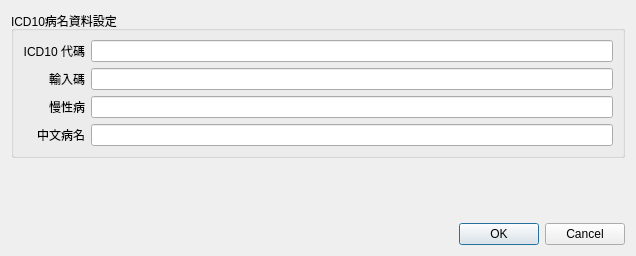
<?xml version="1.0" encoding="UTF-8"?>
<ui version="4.0">
 <class>Dialog_edit_disease</class>
 <widget class="QDialog" name="Dialog_edit_disease">
  <property name="windowModality">
   <enum>Qt::NonModal</enum>
  </property>
  <property name="geometry">
   <rect>
    <x>0</x>
    <y>0</y>
    <width>636</width>
    <height>256</height>
   </rect>
  </property>
  <property name="sizePolicy">
   <sizepolicy hsizetype="Preferred" vsizetype="Preferred">
    <horstretch>0</horstretch>
    <verstretch>0</verstretch>
   </sizepolicy>
  </property>
  <property name="windowTitle">
   <string>ICD10病名資料設定</string>
  </property>
  <property name="modal">
   <bool>false</bool>
  </property>
  <layout class="QVBoxLayout" name="verticalLayout">
   <item>
    <widget class="QGroupBox" name="groupBox">
     <property name="title">
      <string>ICD10病名資料設定</string>
     </property>
     <layout class="QGridLayout" name="gridLayout">
      <item row="1" column="1">
       <widget class="QLineEdit" name="lineEdit_input_code"/>
      </item>
      <item row="3" column="0">
       <widget class="QLabel" name="label_6">
        <property name="text">
         <string>中文病名</string>
        </property>
        <property name="alignment">
         <set>Qt::AlignRight|Qt::AlignTrailing|Qt::AlignVCenter</set>
        </property>
       </widget>
      </item>
      <item row="1" column="0">
       <widget class="QLabel" name="label_3">
        <property name="text">
         <string>輸入碼</string>
        </property>
        <property name="alignment">
         <set>Qt::AlignRight|Qt::AlignTrailing|Qt::AlignVCenter</set>
        </property>
       </widget>
      </item>
      <item row="3" column="1">
       <widget class="QLineEdit" name="lineEdit_disease_name"/>
      </item>
      <item row="0" column="1">
       <widget class="QLineEdit" name="lineEdit_icd10_code">
        <property name="readOnly">
         <bool>true</bool>
        </property>
       </widget>
      </item>
      <item row="0" column="0" alignment="Qt::AlignLeft">
       <widget class="QLabel" name="label">
        <property name="sizePolicy">
         <sizepolicy hsizetype="Preferred" vsizetype="Preferred">
          <horstretch>0</horstretch>
          <verstretch>0</verstretch>
         </sizepolicy>
        </property>
        <property name="autoFillBackground">
         <bool>false</bool>
        </property>
        <property name="text">
         <string>ICD10 代碼</string>
        </property>
        <property name="alignment">
         <set>Qt::AlignRight|Qt::AlignTrailing|Qt::AlignVCenter</set>
        </property>
        <property name="wordWrap">
         <bool>false</bool>
        </property>
       </widget>
      </item>
      <item row="2" column="0">
       <widget class="QLabel" name="label_2">
        <property name="text">
         <string>慢性病</string>
        </property>
        <property name="alignment">
         <set>Qt::AlignRight|Qt::AlignTrailing|Qt::AlignVCenter</set>
        </property>
       </widget>
      </item>
      <item row="2" column="1">
       <widget class="QLineEdit" name="lineEdit_special_code"/>
      </item>
     </layout>
    </widget>
   </item>
   <item>
    <spacer name="verticalSpacer">
     <property name="orientation">
      <enum>Qt::Vertical</enum>
     </property>
     <property name="sizeHint" stdset="0">
      <size>
       <width>20</width>
       <height>40</height>
      </size>
     </property>
    </spacer>
   </item>
   <item>
    <widget class="QDialogButtonBox" name="buttonBox">
     <property name="orientation">
      <enum>Qt::Horizontal</enum>
     </property>
     <property name="standardButtons">
      <set>QDialogButtonBox::Cancel|QDialogButtonBox::Ok</set>
     </property>
     <property name="centerButtons">
      <bool>false</bool>
     </property>
    </widget>
   </item>
  </layout>
 </widget>
 <resources/>
 <connections>
  <connection>
   <sender>buttonBox</sender>
   <signal>accepted()</signal>
   <receiver>Dialog_edit_disease</receiver>
   <slot>accept()</slot>
   <hints>
    <hint type="sourcelabel">
     <x>248</x>
     <y>254</y>
    </hint>
    <hint type="destinationlabel">
     <x>157</x>
     <y>274</y>
    </hint>
   </hints>
  </connection>
  <connection>
   <sender>buttonBox</sender>
   <signal>rejected()</signal>
   <receiver>Dialog_edit_disease</receiver>
   <slot>reject()</slot>
   <hints>
    <hint type="sourcelabel">
     <x>316</x>
     <y>260</y>
    </hint>
    <hint type="destinationlabel">
     <x>286</x>
     <y>274</y>
    </hint>
   </hints>
  </connection>
 </connections>
</ui>
